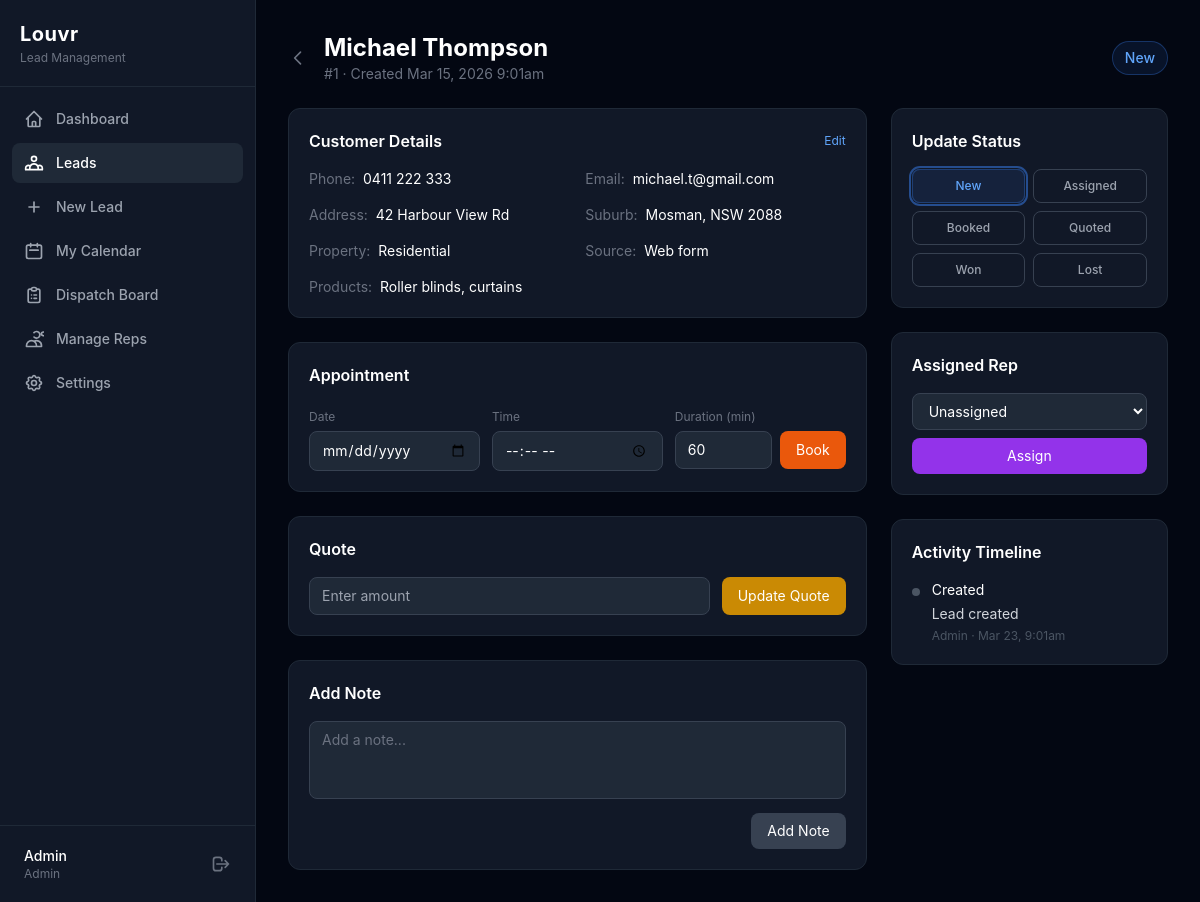
The page /leads/1 (signed in) on the database as committed earlier.
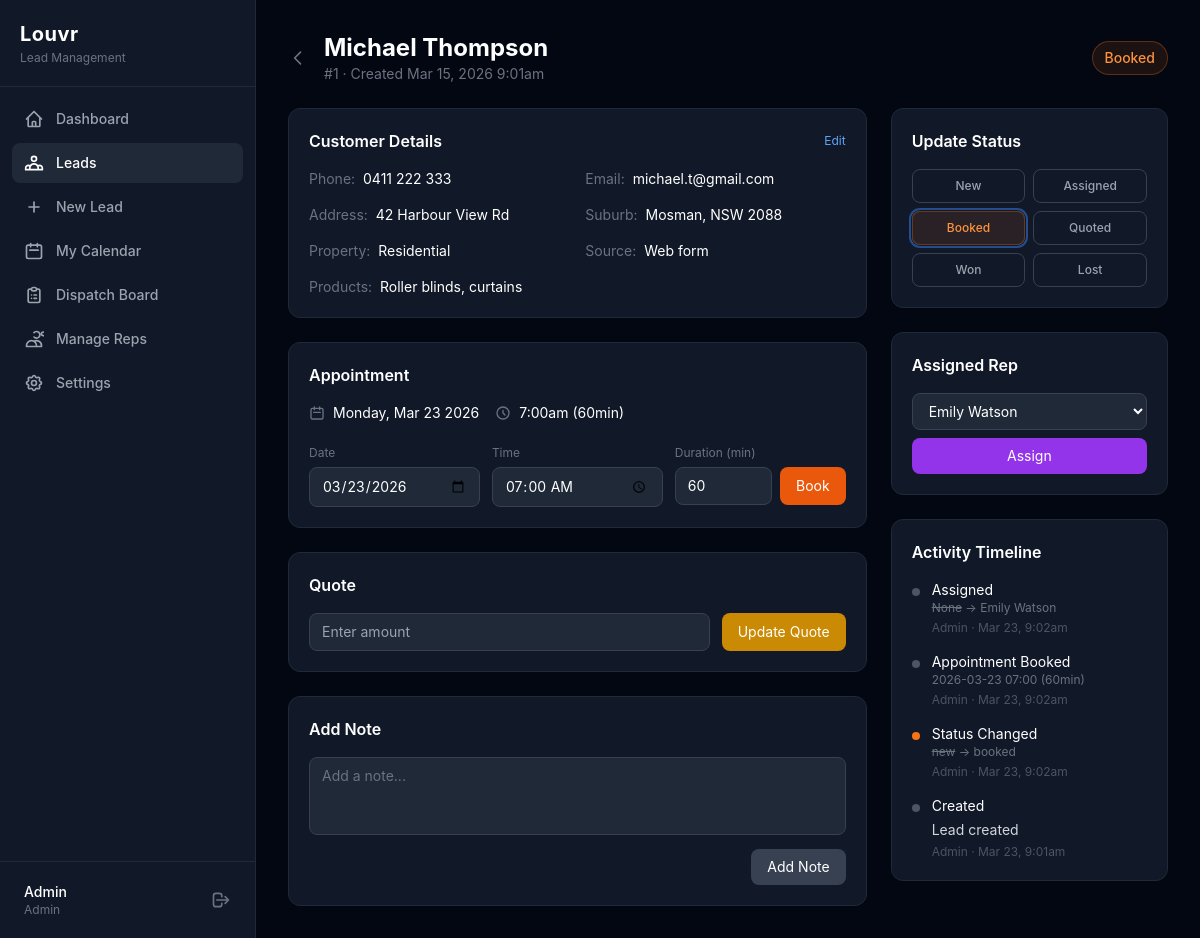
The same page on the database as committed later.
### tables this page shows
CREATE TABLE leads (
            id INTEGER PRIMARY KEY AUTOINCREMENT,
            customer_name TEXT NOT NULL,
            customer_email TEXT DEFAULT "",
            customer_phone TEXT DEFAULT "",
            address TEXT DEFAULT "",
            suburb TEXT DEFAULT "",
            state TEXT DEFAULT "",
            postcode TEXT DEFAULT "",
            property_type TEXT DEFAULT "Residential",
            products_interested TEXT DEFAULT "",
            source TEXT DEFAULT "Phone",
            notes TEXT DEFAULT "",
            status TEXT DEFAULT "New",
            assigned_to INTEGER REFERENCES users(id) ON DELETE SET NULL,
            appointment_date TEXT,
            appointment_time TEXT,
            appointment_duration INTEGER DEFAULT 60,
            quoted_amount REAL,
            created_by INTEGER REFERENCES users(id) ON DELETE SET NULL,
            created_at DATETIME DEFAULT CURRENT_TIMESTAMP,
            updated_at DATETIME DEFAULT CURRENT_TIMESTAMP
        );

CREATE TABLE lead_history (
            id INTEGER PRIMARY KEY AUTOINCREMENT,
            lead_id INTEGER NOT NULL REFERENCES leads(id) ON DELETE CASCADE,
            user_id INTEGER REFERENCES users(id) ON DELETE SET NULL,
            action TEXT NOT NULL,
            old_value TEXT,
            new_value TEXT,
            note TEXT,
            ip_address TEXT,
            created_at DATETIME DEFAULT CURRENT_TIMESTAMP
        );

CREATE TABLE users (
            id INTEGER PRIMARY KEY AUTOINCREMENT,
            name TEXT NOT NULL,
            email TEXT NOT NULL UNIQUE,
            phone TEXT DEFAULT "",
            role TEXT NOT NULL DEFAULT "rep" CHECK(role IN ("admin","rep")),
            password_hash TEXT NOT NULL,
            api_key TEXT UNIQUE,
            is_active INTEGER NOT NULL DEFAULT 1,
            created_at DATETIME DEFAULT CURRENT_TIMESTAMP,
            updated_at DATETIME DEFAULT CURRENT_TIMESTAMP
        );

### src/Controllers/LeadController.php (called while the page is built, shortened)
<?php
class LeadController
{
    private Database $db;
    public function __construct(Database $db, array $config)
    {
        $this->db = $db;
    }
    public function show(array $params): void
    {
        $lead = Lead::findById($this->db, (int)$params['id']);
        $timeline = LeadHistory::timeline($this->db, $lead['id']);
        $reps = User::activeReps($this->db);
        require __DIR__ . '/../../templates/leads/detail.php';
    }
}

### src/Database.php (called while the page is built, shortened)
<?php
class Database
{
    private PDO $pdo;
    private function __construct(array $config)
    {
        if ($config['driver'] === 'sqlite') {
            $dsn = 'sqlite:' . $config['path'];
            $this->pdo = new PDO($dsn, null, null, [
                PDO::ATTR_ERRMODE            => PDO::ERRMODE_EXCEPTION,
                PDO::ATTR_DEFAULT_FETCH_MODE => PDO::FETCH_ASSOC,
                PDO::ATTR_EMULATE_PREPARES   => false,
            ]);
            $this->pdo->exec('PRAGMA journal_mode=WAL');
            $this->pdo->exec('PRAGMA foreign_keys=ON');
        }
    }
    public function query(string $sql, array $params = []): PDOStatement
    {
        $stmt = $this->pdo->prepare($sql);
        $stmt->execute($params);
        return $stmt;
    }
    public function fetchAll(string $sql, array $params = []): array
    {
        return $this->query($sql, $params)->fetchAll();
    }
    public function fetch(string $sql, array $params = []): ?array
    {
        $row = $this->query($sql, $params)->fetch();
        return $row ?: null;
    }
}

### src/Models/Lead.php (called while the page is built, shortened)
<?php
class Lead
{
    public static function findById(Database $db, int $id): ?array
    {
        return $db->fetch(
            'SELECT l.*, u.name AS rep_name, c.name AS created_by_name
             FROM leads l
             LEFT JOIN users u ON l.assigned_to = u.id
             LEFT JOIN users c ON l.created_by = c.id
             WHERE l.id = :id',
            [':id' => $id]
        );
    }
}

### src/Models/LeadHistory.php (called while the page is built, shortened)
<?php
class LeadHistory
{
    public static function timeline(Database $db, int $leadId): array
    {
        return $db->fetchAll(
            'SELECT h.*, u.name AS user_name
             FROM lead_history h
             LEFT JOIN users u ON h.user_id = u.id
             WHERE h.lead_id = :id
             ORDER BY h.created_at DESC',
            [':id' => $leadId]
        );
    }
}

### src/Models/User.php (called while the page is built, shortened)
<?php
class User
{
    public static function activeReps(Database $db): array
    {
        return $db->fetchAll(
            'SELECT * FROM users WHERE role = :role AND is_active = 1 ORDER BY name ASC',
            [':role' => 'rep']
        );
    }
}

### templates/leads/detail.php (the view, shortened to what the rows shown need)
<?php
$e = fn($v) => htmlspecialchars($v ?? '', ENT_QUOTES, 'UTF-8');
$statusColors = [
    'new' => 'bg-blue-500', 'assigned' => 'bg-purple-500', 'booked' => 'bg-orange-500',
    'quoted' => 'bg-yellow-500', 'won' => 'bg-green-500', 'lost' => 'bg-red-500',
];
$statusBg = [
    'new'      => 'bg-blue-500/10 border-blue-500/30 text-blue-400',
    'assigned' => 'bg-purple-500/10 border-purple-500/30 text-purple-400',
    'booked'   => 'bg-orange-500/10 border-orange-500/30 text-orange-400',
    'quoted'   => 'bg-yellow-500/10 border-yellow-500/30 text-yellow-400',
    'won'      => 'bg-green-500/10 border-green-500/30 text-green-400',
    'lost'     => 'bg-red-500/10 border-red-500/30 text-red-400',
];
$actionLabels = [
    'created'             => 'Created',
    'assigned'            => 'Assigned',
    'status_changed'      => 'Status Changed',
    'note_added'          => 'Note',
    'appointment_booked'  => 'Appointment Booked',
];
?>
<div class="mb-6 flex items-center justify-between">
    <div class="flex items-center gap-4">
        <a href="/leads" class="text-gray-500 hover:text-white transition-colors">
        </a>
        <div>
            <h2 class="text-2xl font-bold text-white"><?= $e($lead['customer_name']) ?></h2>
            <p class="text-gray-500 text-sm">#<?= $lead['id'] ?> &middot; Created <?= date('M j, Y g:ia', strtotime($lead['created_at'])) ?></p>
        </div>
    </div>
    <span class="text-sm px-3 py-1.5 rounded-full border font-medium <?= $statusBg[$lead['status']] ?? $statusBg[strtolower($lead['status'])] ?? 'bg-gray-500/10 border-gray-500/30 text-gray-400' ?>"><?= ucfirst($lead['status']) ?></span>
</div>
<div class="grid grid-cols-1 lg:grid-cols-3 gap-6">
    <div class="lg:col-span-2 space-y-6">
        <div class="bg-gray-900 border border-gray-800 rounded-xl p-5">
            <div class="grid grid-cols-2 gap-4 text-sm">
                <div><span class="text-gray-500">Phone:</span> <span class="text-white ml-1"><?= $e($lead['customer_phone']) ?: '-' ?></span></div>
                <div><span class="text-gray-500">Email:</span> <span class="text-white ml-1"><?= $e($lead['customer_email']) ?: '-' ?></span></div>
                <div><span class="text-gray-500">Address:</span> <span class="text-white ml-1"><?= $e($lead['address']) ?: '-' ?></span></div>
                <div><span class="text-gray-500">Suburb:</span> <span class="text-white ml-1"><?= $e($lead['suburb']) ?><?= $lead['state'] ? ', ' . $e($lead['state']) . ' ' . $e($lead['postcode']) : '' ?></span></div>
                <div><span class="text-gray-500">Property:</span> <span class="text-white ml-1 capitalize"><?= $e($lead['property_type']) ?></span></div>
                <div><span class="text-gray-500">Source:</span> <span class="text-white ml-1"><?= ucfirst(str_replace('_', ' ', $lead['source'])) ?></span></div>
                <div class="col-span-2"><span class="text-gray-500">Products:</span> <span class="text-white ml-1"><?= $e($lead['products_interested']) ?: '-' ?></span></div>
            </div>
        </div>
        <div class="bg-gray-900 border border-gray-800 rounded-xl p-5">
            <?php if ($lead['appointment_date']): ?>
            <div class="flex items-center gap-4 text-sm mb-4">
                <div class="flex items-center gap-2 text-white">
                    <svg class="w-4 h-4 text-gray-500" fill="none" stroke="currentColor" viewBox="0 0 24 24"><path stroke-linecap="round" stroke-linejoin="round" stroke-width="2" d="M8 7V3m8 4V3m-9 8h10M5 21h14a2 2 0 002-2V7a2 2 0 00-2-2H5a2 2 0 00-2 2v12a2 2 0 002 2z"/></svg>
                    <?= date('l, M j Y', strtotime($lead['appointment_date'])) ?>
                </div>
                <div class="flex items-center gap-2 text-white">
                    <svg class="w-4 h-4 text-gray-500" fill="none" stroke="currentColor" viewBox="0 0 24 24"><path stroke-linecap="round" stroke-linejoin="round" stroke-width="2" d="M12 8v4l3 3m6-3a9 9 0 11-18 0 9 9 0 0118 0z"/></svg>
                    <?= date('g:ia', strtotime($lead['appointment_time'])) ?> (<?= $lead['appointment_duration'] ?>min)
                </div>
            </div>
            <?php endif; ?>
            <form method="POST" action="/leads/<?= $lead['id'] ?>" class="grid grid-cols-3 gap-3" data-loading>
                <div>
                    <label class="text-gray-500 text-xs">Date</label>
                    <input type="date" name="appointment_date" value="<?= $e($lead['appointment_date']) ?>" class="w-full mt-1 px-3 py-2 bg-gray-800 border border-gray-700 rounded-lg text-white text-sm focus:outline-none focus:ring-2 focus:ring-blue-500">
                </div>
                <div>
                    <label class="text-gray-500 text-xs">Time</label>
                    <input type="time" name="appointment_time" value="<?= $e($lead['appointment_time']) ?>" class="w-full mt-1 px-3 py-2 bg-gray-800 border border-gray-700 rounded-lg text-white text-sm focus:outline-none focus:ring-2 focus:ring-blue-500">
                </div>
                <div>
                    <div class="flex gap-2 mt-1">
                        <input type="number" name="appointment_duration" value="<?= $lead['appointment_duration'] ?? 60 ?>" min="15" step="15" class="w-full px-3 py-2 bg-gray-800 border border-gray-700 rounded-lg text-white text-sm focus:outline-none focus:ring-2 focus:ring-blue-500">
                        <button type="submit" class="px-4 py-2 bg-orange-600 hover:bg-orange-700 text-white text-sm rounded-lg transition-colors whitespace-nowrap">Book</button>
                    </div>
                </div>
            </form>
        </div>
    </div>
    <div class="space-y-6">
        <div class="bg-gray-900 border border-gray-800 rounded-xl p-5">
            <form method="POST" action="/leads/<?= $lead['id'] ?>" data-loading>
                <select name="assigned_to" class="w-full px-3 py-2 bg-gray-800 border border-gray-700 rounded-lg text-white text-sm focus:outline-none focus:ring-2 focus:ring-blue-500 mb-2">
                    <?php foreach ($reps as $rep): ?>
                    <option value="<?= $rep['id'] ?>" <?= $lead['assigned_to'] == $rep['id'] ? 'selected' : '' ?>><?= $e($rep['name']) ?></option>
                    <?php endforeach; ?>
                </select>
                <button type="submit" class="w-full px-4 py-2 bg-purple-600 hover:bg-purple-700 text-white text-sm rounded-lg transition-colors">Assign</button>
            </form>
        </div>
        <div class="bg-gray-900 border border-gray-800 rounded-xl p-5">
            <div class="space-y-4">
                <?php foreach ($timeline as $event): ?>
                <div class="flex gap-3">
                    <div class="flex-shrink-0 w-2 h-2 mt-2 rounded-full <?= $statusColors[$event['new_value'] ?? ''] ?? 'bg-gray-600' ?>"></div>
                    <div class="flex-1 min-w-0">
                        <p class="text-sm text-white"><?= $e($actionLabels[$event['action']] ?? $event['action']) ?></p>
                        <?php if ($event['old_value'] || $event['new_value']): ?>
                        <p class="text-xs text-gray-500">
                            <?php if ($event['old_value']): ?><span class="line-through"><?= $e($event['old_value']) ?></span> &rarr; <?php endif; ?>
                            <?= $e($event['new_value']) ?>
                        </p>
                        <?php endif; ?>
                        <?php if ($event['note']): ?>
                        <p class="text-sm text-gray-300 mt-1"><?= nl2br($e($event['note'])) ?></p>
                        <?php endif; ?>
                        <p class="text-xs text-gray-600 mt-1"><?= $e($event['user_name'] ?? 'System') ?> &middot; <?= date('M j, g:ia', strtotime($event['created_at'])) ?></p>
                    </div>
                </div>
                <?php endforeach; ?>
            </div>
        </div>
    </div>
</div>
<?php
require __DIR__ . '/../layouts/app.php';

Rows that differ between the two databases and show on the page:
changed leads "Michael Thompson": status "New" → "Booked"; appointment_date (not shown) → "Monday, Mar 23 2026"; appointment_time (not shown) → "7:00am"; appointment_duration (not shown) → "60"; appointment_date (not shown) → "03/23/2026"; appointment_time (not shown) → "07:00"; assigned_to (not shown) → "Emily Watson"
added lead_history: action "Assigned", old_value "None", new_value "Emily Watson", user.name "Admin", created_at "Mar 23, 9:02am"
added lead_history: action "Appointment Booked", new_value "2026-03-23 07:00 (60min)", user.name "Admin", created_at "Mar 23, 9:02am"
added lead_history: action "Status Changed", old_value "new", new_value "booked", user.name "Admin", created_at "Mar 23, 9:02am"
Other text that changed with them:
form field assigned_to: "Unassigned" → (not shown)
text now shown: "( min)"
